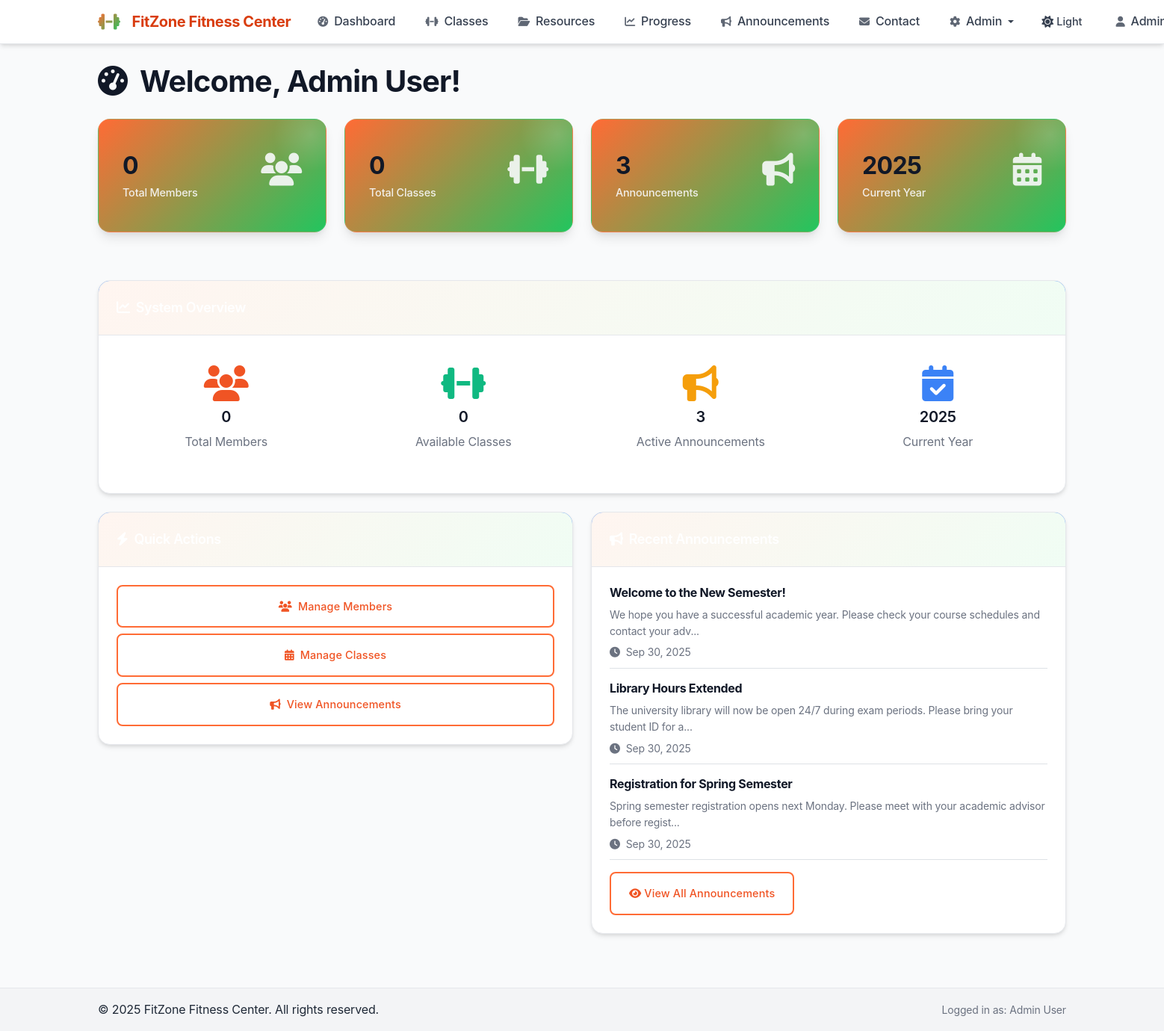
/dashboard.php (signed in), run on the app's committed database.
### tables this page shows
CREATE TABLE IF NOT EXISTS announcements (
    id INT AUTO_INCREMENT PRIMARY KEY,
    title VARCHAR(255) NOT NULL,
    content TEXT NOT NULL,
    created_at TIMESTAMP DEFAULT CURRENT_TIMESTAMP
);

### db.php (called while the page is built, shortened)
<?php
function isLoggedIn() {
    return isset($_SESSION['user_id']) && !empty($_SESSION['user_id']);
}
function isAdmin() {
    return isset($_SESSION['role']) && $_SESSION['role'] === 'admin';
}
function sanitizeInput($input) {
    return htmlspecialchars(trim($input), ENT_QUOTES, 'UTF-8');
}
?>

### dashboard.php (the view, shortened to what this page needs)
<?php
require_once 'db.php';
require_once 'header.php';
try {
    $stmt = $pdo->prepare("SELECT COUNT(*) FROM users WHERE role = 'member'");
    $stmt->execute();
    $total_members = $stmt->fetchColumn();
    $stmt = $pdo->prepare("SELECT COUNT(*) FROM classes");
    $stmt->execute();
    $total_classes = $stmt->fetchColumn();
    $stmt = $pdo->prepare("SELECT COUNT(*) FROM announcements");
    $stmt->execute();
    $total_announcements = $stmt->fetchColumn();
    $stmt = $pdo->prepare("SELECT title, content, created_at FROM announcements ORDER BY created_at DESC LIMIT 5");
    $stmt->execute();
    $recent_announcements = $stmt->fetchAll();
} catch (PDOException $e) {
    $error_message = 'Database error occurred while loading dashboard.';
}
?>
<div class="row">
    <div class="col-12">
        <h1 class="mb-4">
            <i class="fas fa-tachometer-alt me-2"></i>
            Welcome, <?= sanitizeInput($_SESSION['name']) ?>!
        </h1>
    </div>
</div>
<div class="row mb-4 stagger-animation">
    <?php if (isAdmin()): ?>
        <div class="col-md-3 mb-3">
            <div class="stats-card">
                <div class="d-flex justify-content-between align-items-center">
                    <div>
                        <h3><?= $total_members ?></h3>
                        <p>Total Members</p>
                    </div>
                    <div class="card-icon">
                        <i class="fas fa-users"></i>
                    </div>
                </div>
            </div>
        </div>
        <div class="col-md-3 mb-3">
            <div class="stats-card">
                <div class="d-flex justify-content-between align-items-center">
                    <div>
                        <h3><?= $total_classes ?></h3>
                        <p>Total Classes</p>
                    </div>
                    <div class="card-icon">
                        <i class="fas fa-dumbbell"></i>
                    </div>
                </div>
            </div>
        </div>
        <div class="col-md-3 mb-3">
            <div class="stats-card">
                <div class="d-flex justify-content-between align-items-center">
                    <div>
                        <h3><?= $total_announcements ?></h3>
                        <p>Announcements</p>
                    </div>
                    <div class="card-icon">
                        <i class="fas fa-bullhorn"></i>
                    </div>
                </div>
            </div>
        </div>
        <div class="col-md-3 mb-3">
            <div class="stats-card">
                <div class="d-flex justify-content-between align-items-center">
                    <div>
                        <h3><?= date('Y') ?></h3>
                        <p>Current Year</p>
                    </div>
                    <div class="card-icon">
                        <i class="fas fa-calendar-alt"></i>
                    </div>
                </div>
            </div>
        </div>
    <?php endif; ?>
</div>
<?php if (isAdmin()): ?>
<div class="row mb-4">
    <div class="col-md-12">
        <div class="card">
            <div class="card-header bg-primary text-white">
                <h5 class="card-title mb-0">
                    <i class="fas fa-chart-line me-2"></i>System Overview
                </h5>
            </div>
            <div class="card-body">
                <div class="row text-center">
                    <div class="col-md-3">
                        <div class="p-3">
                            <i class="fas fa-users fa-3x text-primary mb-2"></i>
                            <h4><?= $total_members ?></h4>
                            <p class="text-muted">Total Members</p>
                        </div>
                    </div>
                    <div class="col-md-3">
                        <div class="p-3">
                            <i class="fas fa-dumbbell fa-3x text-success mb-2"></i>
                            <h4><?= $total_classes ?></h4>
                            <p class="text-muted">Available Classes</p>
                        </div>
                    </div>
                    <div class="col-md-3">
                        <div class="p-3">
                            <i class="fas fa-bullhorn fa-3x text-warning mb-2"></i>
                            <h4><?= $total_announcements ?></h4>
                            <p class="text-muted">Active Announcements</p>
                        </div>
                    </div>
                    <div class="col-md-3">
                        <div class="p-3">
                            <i class="fas fa-calendar-check fa-3x text-info mb-2"></i>
                            <h4><?= date('Y') ?></h4>
                            <p class="text-muted">Current Year</p>
                        </div>
                    </div>
                </div>
            </div>
        </div>
    </div>
</div>
<?php endif; ?>
<div class="row">
    <div class="col-md-6 mb-4">
        <div class="card">
            <div class="card-header bg-primary text-white">
                <h5 class="card-title mb-0">
                    <i class="fas fa-bolt me-2"></i>Quick Actions
                </h5>
            </div>
            <div class="card-body">
                <?php if (isAdmin()): ?>
                    <div class="d-grid gap-2">
                        <a href="admin_students.php" class="btn btn-outline-primary">
                            <i class="fas fa-users me-2"></i>Manage Members
                        </a>
                        <a href="admin_courses.php" class="btn btn-outline-primary">
                            <i class="fas fa-calendar-alt me-2"></i>Manage Classes
                        </a>
                        <a href="news.php" class="btn btn-outline-primary">
                            <i class="fas fa-bullhorn me-2"></i>View Announcements
                        </a>
                    </div>
                <?php endif; ?>
            </div>
        </div>
    </div>
    <div class="col-md-6 mb-4">
        <div class="card">
            <div class="card-header bg-primary text-white">
                <h5 class="card-title mb-0">
                    <i class="fas fa-bullhorn me-2"></i>Recent Announcements
                </h5>
            </div>
            <div class="card-body">
                <?php if (!empty($recent_announcements)): ?>
                    <?php foreach (array_slice($recent_announcements, 0, 3) as $announcement): ?>
                        <div class="mb-3 pb-2 border-bottom">
                            <h6 class="fw-bold"><?= sanitizeInput($announcement['title']) ?></h6>
                            <p class="text-muted small mb-1">
                                <?= substr(sanitizeInput($announcement['content']), 0, 100) ?>...
                            </p>
                            <small class="text-muted">
                                <i class="fas fa-clock me-1"></i>
                                <?= date('M j, Y', strtotime($announcement['created_at'])) ?>
                            </small>
                        </div>
                    <?php endforeach; ?>
                    <a href="news.php" class="btn btn-sm btn-outline-primary">
                        <i class="fas fa-eye me-1"></i>View All Announcements
                    </a>
                <?php else: ?>
                    <p class="text-muted">No announcements available.</p>
                <?php endif; ?>
            </div>
        </div>
    </div>
</div>
<?php require_once 'footer.php'; ?>

### header.php (shortened to what this page needs)
<?php
require_once 'db.php';
?>
<!DOCTYPE html>
<html lang="en">
<head>
    <link href="https://cdn.jsdelivr.net/npm/bootstrap@5.3.0/dist/css/bootstrap.min.css" rel="stylesheet">
    <link href="https://cdnjs.cloudflare.com/ajax/libs/font-awesome/6.4.0/css/all.min.css" rel="stylesheet">
    <link href="https://cdn.datatables.net/1.13.4/css/dataTables.bootstrap5.min.css" rel="stylesheet">
    <link href="style.css" rel="stylesheet">
</head>
<body>
<div class="page-transition">
<?php if (isLoggedIn()): ?>
<nav class="navbar navbar-expand-lg">
    <div class="container">
        <a class="navbar-brand" href="dashboard.php">
            <i class="fas fa-dumbbell me-2"></i>
            <?= SITE_NAME ?>
        </a>
        <div class="collapse navbar-collapse" id="navbarNav">
            <ul class="navbar-nav me-auto">
                <li class="nav-item">
                    <a class="nav-link" href="dashboard.php">
                        <i class="fas fa-tachometer-alt me-1"></i>Dashboard
                    </a>
                </li>
                <li class="nav-item">
                    <a class="nav-link" href="courses.php">
                        <i class="fas fa-dumbbell me-1"></i>Classes
                    </a>
                </li>
                <li class="nav-item">
                    <a class="nav-link" href="materials.php">
                        <i class="fas fa-folder-open me-1"></i>Resources
                    </a>
                </li>
                <li class="nav-item">
                    <a class="nav-link" href="grades.php">
                        <i class="fas fa-chart-line me-1"></i>Progress
                    </a>
                </li>
                <li class="nav-item">
                    <a class="nav-link" href="news.php">
                        <i class="fas fa-bullhorn me-1"></i>Announcements
                    </a>
                </li>
                <li class="nav-item">
                    <a class="nav-link" href="contact.php">
                        <i class="fas fa-envelope me-1"></i>Contact
                    </a>
                </li>
                <?php if (isAdmin()): ?>
                <li class="nav-item dropdown">
                    <a class="nav-link dropdown-toggle" href="#" role="button" data-bs-toggle="dropdown">
                        <i class="fas fa-cog me-1"></i>Admin
                    </a>
                </li>
                <?php endif; ?>
            </ul>
            <ul class="navbar-nav">
                <li class="nav-item me-2">
                    <button class="theme-toggle" onclick="toggleTheme()" id="theme-toggle" title="Toggle theme">
                        <i class="fas fa-sun" id="theme-icon"></i>
                        <span id="theme-text">Light</span>
                    </button>
                </li>
                <li class="nav-item dropdown">
                    <a class="nav-link dropdown-toggle" href="#" role="button" data-bs-toggle="dropdown">
                        <i class="fas fa-user me-1"></i>
                        <?= sanitizeInput($_SESSION['name'] ?? 'User') ?>
                    </a>
                </li>
            </ul>
        </div>
    </div>
</nav>
<?php endif; ?>
<main class="<?= isLoggedIn() ? 'container mt-4' : '' ?>">

### footer.php (shortened to what this page needs)
</main>
<?php if (isLoggedIn()): ?>
<footer class="bg-white mt-5 py-3" style="background-color: var(--gray-100) !important; border-top: 1px solid var(--gray-200);">
    <div class="container">
        <div class="row">
            <div class="col-md-6">
                <p class="mb-0">&copy; <?= date('Y') ?> <?= SITE_NAME ?>. All rights reserved.</p>
            </div>
            <div class="col-md-6 text-end">
                <small class="text-muted">Logged in as: <?= sanitizeInput($_SESSION['name'] ?? 'User') ?></small>
            </div>
        </div>
    </div>
</footer>
<?php endif; ?>
</div>
</body>
</html>

### data on the page
announcements: title "Welcome to the New Semester!", content "We hope you have a successful academic year. Please check your course schedules and contact your adv", created_at "Sep 30, 2025"
announcements: title "Library Hours Extended", content "The university library will now be open 24/7 during exam periods. Please bring your student ID for a", created_at "Sep 30, 2025"
announcements: title "Registration for Spring Semester", content "Spring semester registration opens next Monday. Please meet with your academic advisor before regist", created_at "Sep 30, 2025"

### other printed values
SITE_NAME "FitZone Fitness Center"
sanitizeInput($_SESSION['name']) "Admin User"
$total_members "0"
$total_classes "0"
$total_announcements "3"
sanitizeInput($_SESSION['name'] ?? 'User') "Admin User"
